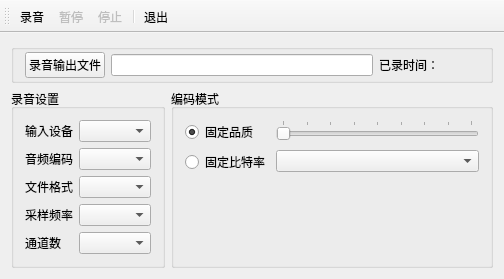
<?xml version="1.0" encoding="UTF-8"?>
<ui version="4.0">
 <class>MainWindow</class>
 <widget class="QMainWindow" name="MainWindow">
  <property name="geometry">
   <rect>
    <x>0</x>
    <y>0</y>
    <width>504</width>
    <height>274</height>
   </rect>
  </property>
  <property name="windowTitle">
   <string>QMediaRecorder录制音频</string>
  </property>
  <widget class="QWidget" name="centralWidget">
   <layout class="QVBoxLayout" name="verticalLayout" stretch="0,1">
    <item>
     <widget class="QGroupBox" name="groupBox_3">
      <property name="title">
       <string/>
      </property>
      <layout class="QHBoxLayout" name="horizontalLayout">
       <property name="topMargin">
        <number>2</number>
       </property>
       <property name="bottomMargin">
        <number>2</number>
       </property>
       <item>
        <widget class="QPushButton" name="btnGetFile">
         <property name="text">
          <string>录音输出文件</string>
         </property>
         <property name="icon">
          <iconset resource="res.qrc">
           <normaloff>:/images/images/104.bmp</normaloff>:/images/images/104.bmp</iconset>
         </property>
        </widget>
       </item>
       <item>
        <widget class="QLineEdit" name="editOutputFile"/>
       </item>
       <item>
        <widget class="QLabel" name="labPassTime">
         <property name="minimumSize">
          <size>
           <width>100</width>
           <height>0</height>
          </size>
         </property>
         <property name="text">
          <string>已录时间：</string>
         </property>
        </widget>
       </item>
      </layout>
     </widget>
    </item>
    <item>
     <layout class="QHBoxLayout" name="horizontalLayout_2">
      <item>
       <widget class="QGroupBox" name="groupBoxDevice">
        <property name="title">
         <string>录音设置</string>
        </property>
        <layout class="QFormLayout" name="formLayout">
         <item row="0" column="0">
          <widget class="QLabel" name="label">
           <property name="maximumSize">
            <size>
             <width>70</width>
             <height>16777215</height>
            </size>
           </property>
           <property name="text">
            <string>输入设备</string>
           </property>
           <property name="alignment">
            <set>Qt::AlignCenter</set>
           </property>
          </widget>
         </item>
         <item row="0" column="1">
          <widget class="QComboBox" name="comboDevices"/>
         </item>
         <item row="1" column="0">
          <widget class="QLabel" name="label_2">
           <property name="maximumSize">
            <size>
             <width>70</width>
             <height>16777215</height>
            </size>
           </property>
           <property name="text">
            <string>音频编码</string>
           </property>
           <property name="alignment">
            <set>Qt::AlignCenter</set>
           </property>
          </widget>
         </item>
         <item row="1" column="1">
          <widget class="QComboBox" name="comboCodec"/>
         </item>
         <item row="2" column="0">
          <widget class="QLabel" name="label_5">
           <property name="text">
            <string>文件格式</string>
           </property>
           <property name="alignment">
            <set>Qt::AlignCenter</set>
           </property>
          </widget>
         </item>
         <item row="2" column="1">
          <widget class="QComboBox" name="comboFileFormat"/>
         </item>
         <item row="3" column="0">
          <widget class="QLabel" name="label_3">
           <property name="maximumSize">
            <size>
             <width>70</width>
             <height>16777215</height>
            </size>
           </property>
           <property name="text">
            <string>采样频率</string>
           </property>
           <property name="alignment">
            <set>Qt::AlignCenter</set>
           </property>
          </widget>
         </item>
         <item row="3" column="1">
          <widget class="QComboBox" name="comboSampleRate"/>
         </item>
         <item row="4" column="0">
          <widget class="QLabel" name="label_4">
           <property name="maximumSize">
            <size>
             <width>70</width>
             <height>16777215</height>
            </size>
           </property>
           <property name="text">
            <string>通道数</string>
           </property>
           <property name="alignment">
            <set>Qt::AlignCenter</set>
           </property>
          </widget>
         </item>
         <item row="4" column="1">
          <widget class="QComboBox" name="comboChannels"/>
         </item>
        </layout>
       </widget>
      </item>
      <item>
       <widget class="QGroupBox" name="groupBox_2">
        <property name="title">
         <string>编码模式</string>
        </property>
        <layout class="QFormLayout" name="formLayout_2">
         <item row="0" column="0">
          <widget class="QRadioButton" name="radioQuality">
           <property name="text">
            <string>固定品质</string>
           </property>
           <property name="checked">
            <bool>true</bool>
           </property>
          </widget>
         </item>
         <item row="0" column="1">
          <widget class="QSlider" name="sliderQuality">
           <property name="maximum">
            <number>8</number>
           </property>
           <property name="orientation">
            <enum>Qt::Horizontal</enum>
           </property>
           <property name="tickPosition">
            <enum>QSlider::TicksAbove</enum>
           </property>
           <property name="tickInterval">
            <number>1</number>
           </property>
          </widget>
         </item>
         <item row="1" column="0">
          <widget class="QRadioButton" name="radioBitrate">
           <property name="text">
            <string>固定比特率</string>
           </property>
           <property name="checked">
            <bool>false</bool>
           </property>
          </widget>
         </item>
         <item row="1" column="1">
          <widget class="QComboBox" name="comboBitrate"/>
         </item>
        </layout>
       </widget>
      </item>
     </layout>
    </item>
   </layout>
  </widget>
  <widget class="QToolBar" name="mainToolBar">
   <property name="toolButtonStyle">
    <enum>Qt::ToolButtonTextBesideIcon</enum>
   </property>
   <attribute name="toolBarArea">
    <enum>TopToolBarArea</enum>
   </attribute>
   <attribute name="toolBarBreak">
    <bool>false</bool>
   </attribute>
   <addaction name="actRecord"/>
   <addaction name="actPause"/>
   <addaction name="actStop"/>
   <addaction name="separator"/>
   <addaction name="actQuit"/>
  </widget>
  <action name="actRecord">
   <property name="icon">
    <iconset resource="res.qrc">
     <normaloff>:/images/images/626.bmp</normaloff>:/images/images/626.bmp</iconset>
   </property>
   <property name="text">
    <string>录音</string>
   </property>
   <property name="toolTip">
    <string>录音</string>
   </property>
  </action>
  <action name="actPause">
   <property name="enabled">
    <bool>false</bool>
   </property>
   <property name="icon">
    <iconset resource="res.qrc">
     <normaloff>:/images/images/622.bmp</normaloff>:/images/images/622.bmp</iconset>
   </property>
   <property name="text">
    <string>暂停</string>
   </property>
   <property name="toolTip">
    <string>暂停</string>
   </property>
  </action>
  <action name="actStop">
   <property name="enabled">
    <bool>false</bool>
   </property>
   <property name="icon">
    <iconset resource="res.qrc">
     <normaloff>:/images/images/624.bmp</normaloff>:/images/images/624.bmp</iconset>
   </property>
   <property name="text">
    <string>停止</string>
   </property>
   <property name="toolTip">
    <string>停止</string>
   </property>
  </action>
  <action name="actQuit">
   <property name="icon">
    <iconset resource="res.qrc">
     <normaloff>:/images/images/132.bmp</normaloff>:/images/images/132.bmp</iconset>
   </property>
   <property name="text">
    <string>退出</string>
   </property>
   <property name="toolTip">
    <string>退出</string>
   </property>
  </action>
 </widget>
 <layoutdefault spacing="6" margin="11"/>
 <resources>
  <include location="res.qrc"/>
 </resources>
 <connections>
  <connection>
   <sender>actQuit</sender>
   <signal>triggered()</signal>
   <receiver>MainWindow</receiver>
   <slot>close()</slot>
   <hints>
    <hint type="sourcelabel">
     <x>-1</x>
     <y>-1</y>
    </hint>
    <hint type="destinationlabel">
     <x>209</x>
     <y>156</y>
    </hint>
   </hints>
  </connection>
 </connections>
</ui>
